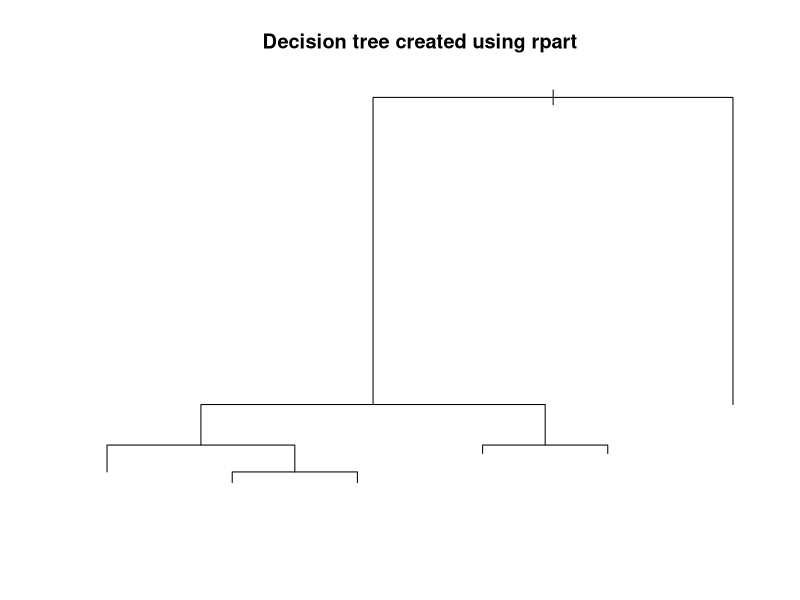
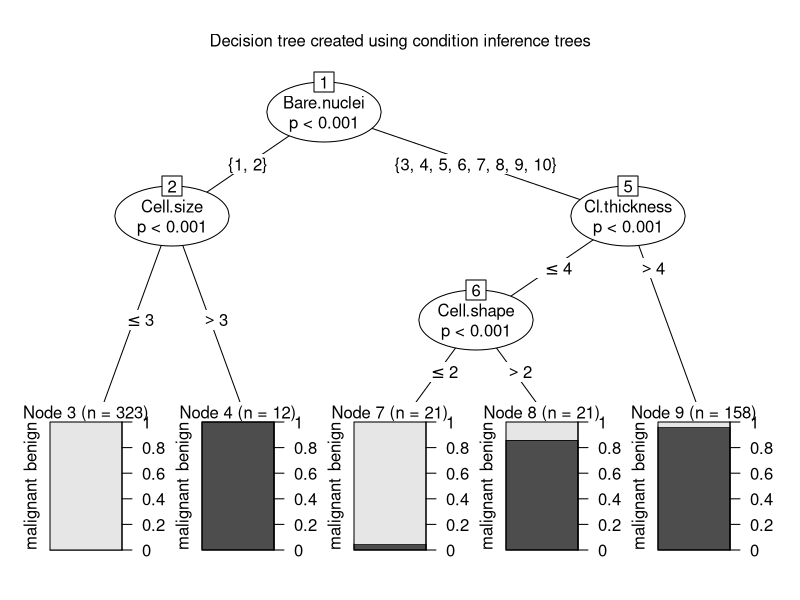

The R source for these figures, in order: (Note: this script raises an error after producing the figures.)
## ---- chunk 1
knitr::opts_chunk$set(echo = TRUE)
library(e1071)
library(rpart)
library(mlbench)
library(party)
library(ipred)
library(ipred)
## ---- chunk 2
data(BreastCancer)

#Let us view and understand the structure of the data
summary(BreastCancer)
str(BreastCancer)
head(BreastCancer)

# some algorithms don't like missing values, so remove rows with missing values
BreastCancer <- na.omit(BreastCancer) 
# remove the unique identifier, which is useless and would confuse the machine learning algorithms
BreastCancer$Id <- NULL 
## ---- chunk 3
# partition the data set for 80% training and 20% evaluation (adapted from ?randomForest)
set.seed(2)

ind <- sample(2, nrow(BreastCancer), replace = TRUE, prob=c(0.8, 0.2))
## ---- chunk 4
x.rp <- rpart(Class ~ ., data=BreastCancer[ind == 1,])
# predict classes for the evaluation data set
x.rp.pred <- predict(x.rp, type="class", newdata=BreastCancer[ind == 2,])
# score the evaluation data set (extract the probabilities)
x.rp.prob <- predict(x.rp, type="prob", newdata=BreastCancer[ind == 2,])
x.rp
# Let us plot the model
 plot(x.rp, main="Decision tree created using rpart")
## ---- chunk 5
x.ct <- ctree(Class ~ ., data=BreastCancer[ind == 1,])
x.ct.pred <- predict(x.ct, newdata=BreastCancer[ind == 2,])
x.ct.prob <-  1- unlist(treeresponse(x.ct, BreastCancer[ind == 2,]), use.names=F)[seq(1,nrow(BreastCancer[ind == 2,])*2,2)]

# # Let us plot the model
plot(x.ct, main="Decision tree created using condition inference trees")
## ---- chunk 6
x.cf <- cforest(Class ~ ., data=BreastCancer[ind == 1,], control = cforest_unbiased(mtry = ncol(BreastCancer)-2))
x.cf.pred <- predict(x.cf, newdata=BreastCancer[ind == 2,])
x.cf.prob <-  1- unlist(treeresponse(x.cf, BreastCancer[ind == 2,]), use.names=F)[seq(1,nrow(BreastCancer[ind == 2,])*2,2)]
## ---- chunk 7
# create model using bagging (bootstrap aggregating)

x.ip <- bagging(Class ~ ., data=BreastCancer[ind == 1,])
x.ip.prob <- predict(x.ip, type="prob", newdata=BreastCancer[ind == 2,])
## ---- chunk 8
# svm requires tuning
x.svm.tune <- tune(svm, Class~., data = BreastCancer[ind == 1,],
                   ranges = list(gamma = 2^(-8:1), cost = 2^(0:4)),
                   tunecontrol = tune.control(sampling = "fix"))
# display the tuning results (in text format)
x.svm.tune
# If the tuning results are on the margin of the parameters (e.g., gamma = 2^-8), 
# then widen the parameters.
# I manually copied the cost and gamma from console messages above to parameters below.
x.svm <- svm(Class~., data = BreastCancer[ind == 1,], cost=4, gamma=0.0625, probability = TRUE)
x.svm.prob <- predict(x.svm, type="prob", newdata=BreastCancer[ind == 2,], probability = TRUE)

## ---- chunk 9
# Output the plot to a PNG file for display on web.  To draw to the screen, 
# comment this line out.
#png(filename="roc_curve_5_models.png", width=700, height=700)

# create an ROCR prediction object from rpart() probabilities
x.rp.prob.rocr <- prediction(x.rp.prob[,2], BreastCancer[ind == 2,'Class'])
# prepare an ROCR performance object for ROC curve (tpr=true positive rate, fpr=false positive rate)
x.rp.perf <- performance(x.rp.prob.rocr, "tpr","fpr")
# plot it
plot(x.rp.perf, col=2, main="ROC curves comparing classification performance of five machine learning models")

# Draw a legend.
legend(0.6, 0.6, c('rpart', 'ctree', 'cforest','bagging','svm'), 2:6)

# ctree
x.ct.prob.rocr <- prediction(x.ct.prob, BreastCancer[ind == 2,'Class'])
x.ct.perf <- performance(x.ct.prob.rocr, "tpr","fpr")
# add=TRUE draws on the existing chart 
plot(x.ct.perf, col=3, add=TRUE)


# cforest
x.cf.prob.rocr <- prediction(x.cf.prob, BreastCancer[ind == 2,'Class'])
x.cf.perf <- performance(x.cf.prob.rocr, "tpr","fpr")
plot(x.cf.perf, col=4, add=TRUE)

# bagging
x.ip.prob.rocr <- prediction(x.ip.prob[,2], BreastCancer[ind == 2,'Class'])
x.ip.perf <- performance(x.ip.prob.rocr, "tpr","fpr")
#plot.new()
plot(x.ip.perf, col=5, add=TRUE)
# svm
x.svm.prob.rocr <- prediction(attr(x.svm.prob, "probabilities")[,2], BreastCancer[ind == 2,'Class'])
x.svm.perf <- performance(x.svm.prob.rocr, "tpr","fpr")

plot(x.svm.perf, col=6, add=TRUE)

# Close and save the PNG file.
#dev.off()
